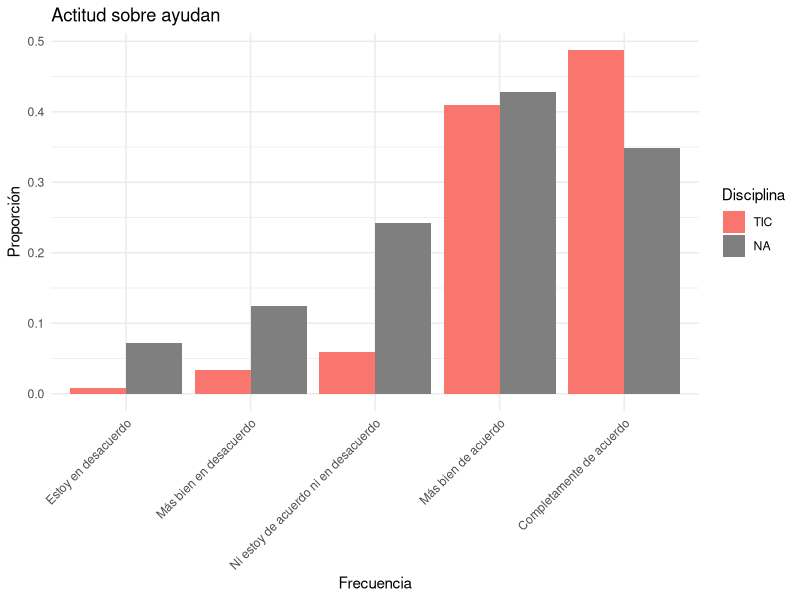
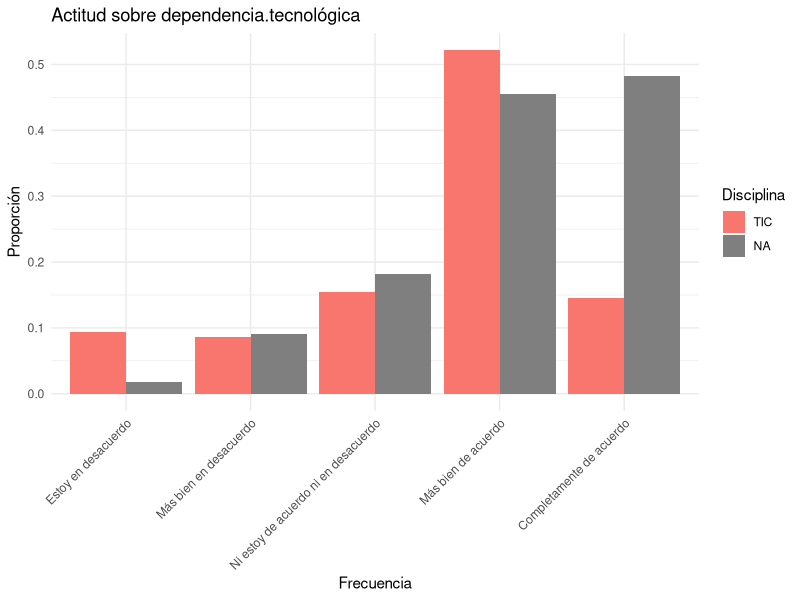
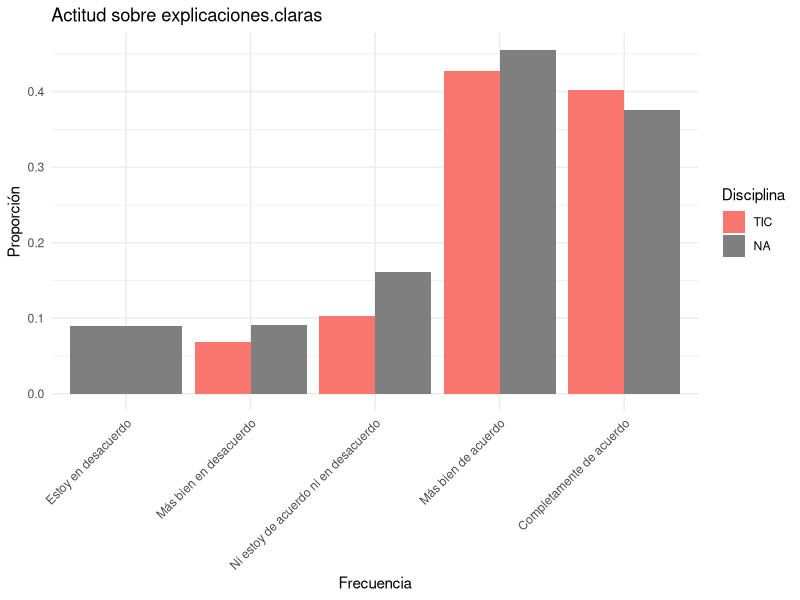
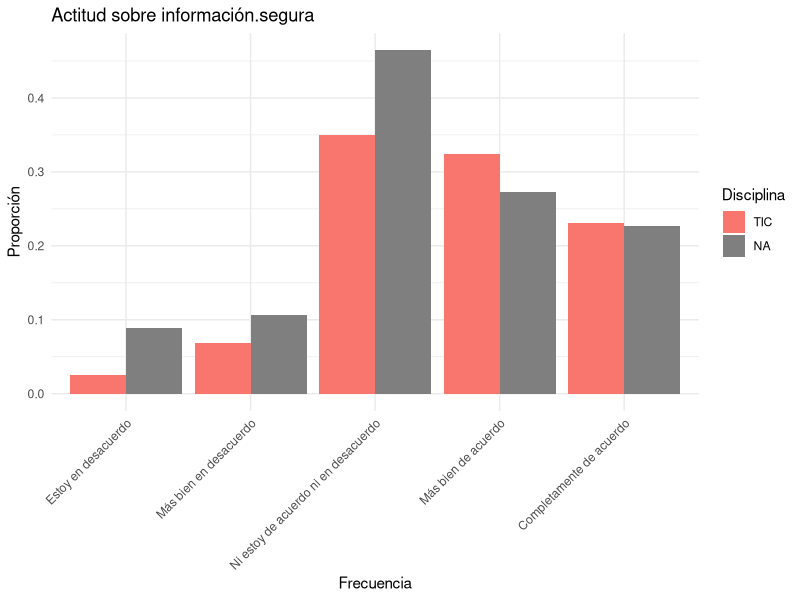
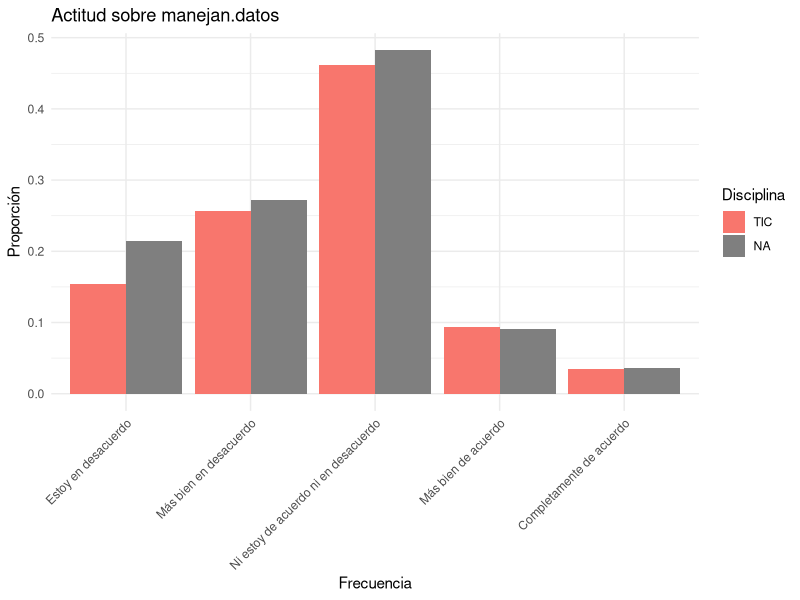
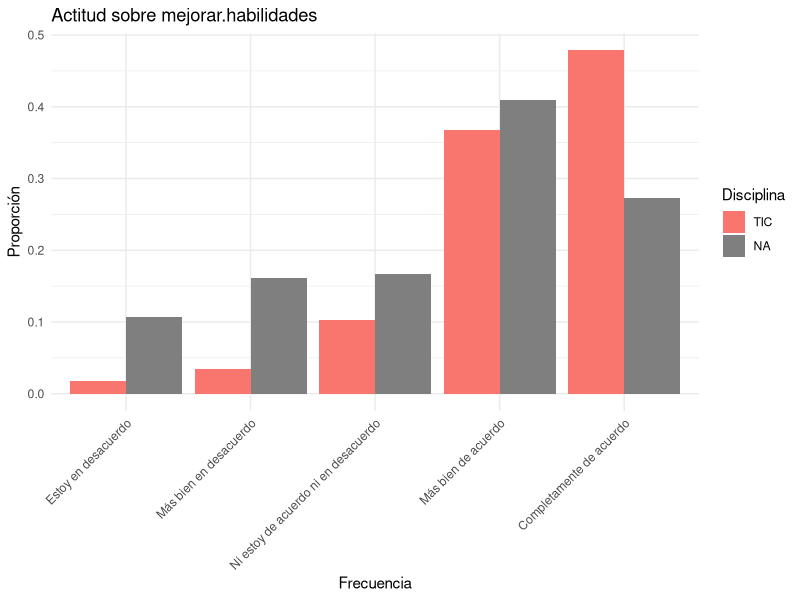
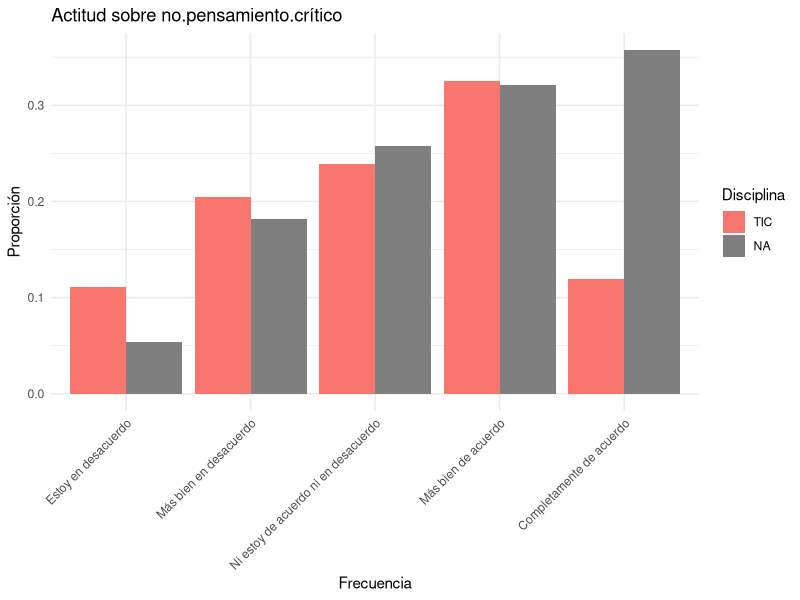
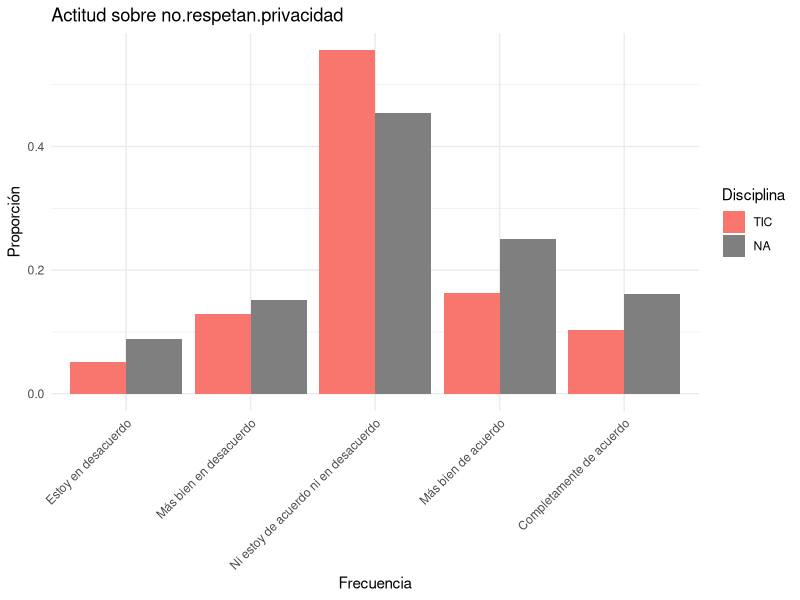

These charts were generated, in order, by the following R code:
library(ggplot2)
library(dplyr)

# Analiza los datos relativos a las actitudes y opiniones

frecuencias_data <- read.csv("data/actitudes.csv", header = TRUE, na.strings="", sep = ";")

columnas <- strsplit("ayudan;dependencia-tecnológica;explicaciones-claras;información-segura;manejan-datos;mejorar-habilidades;no-pensamiento-crítico;no-respetan-privacidad;parte-integral;respuestas-confiables;ético", ";")

for ( i in columnas[[1]] ) {
  # Change _ in i to .
  i <- gsub("-", ".", i)
  frecuencias_uso_data  <-  data.frame(Disciplina = frecuencias_data$Disciplina,
                                       frecuencias_data[i])

  porcentajes_data <-  frecuencias_uso_data %>% group_by(Disciplina,.data[[i]]) %>%
    summarise(Número = n()) %>%
  mutate(Proporción = Número / sum(Número))

  porcentajes_data$Frecuencia <- factor(porcentajes_data[[i]],
                                      levels = c("Estoy en desacuerdo", "Más bien en desacuerdo","Ni estoy de acuerdo ni en desacuerdo", "Más bien de acuerdo", "Completamente de acuerdo" ))

  porcentajes_data$Disciplina <- factor(porcentajes_data$Disciplina,
                                        levels = c("FFL",
                                                   "TIC",
                                                   "Otras")
  )

  ggplot(porcentajes_data, aes(x=Frecuencia, fill=Disciplina, y = Proporción)) +
    geom_bar( stat="identity", position="dodge") +
    labs(title=paste0("Actitud sobre ",i), x="Frecuencia", y="Proporción") +
    theme_minimal() +
  theme(axis.text.x = element_text(angle = 45, hjust = 1))
  ggsave(paste0("figures/actitudes-",i, ".png"), width = 10, height = 6)

  frecuencia_tabla <- table( unname(unlist(frecuencias_data[i])), frecuencias_data$Disciplina)
  chisq_frecuencia <- chisq.test(frecuencia_tabla)
  if ( chisq_frecuencia$p.value < 0.05 ) {
    cat("✅ La prueba de chi-cuadrado indica que hay una diferencia significativa en la actitud 📈", i, "📈 con p-value ", chisq_frecuencia$p.value,"\n")
  }
}

